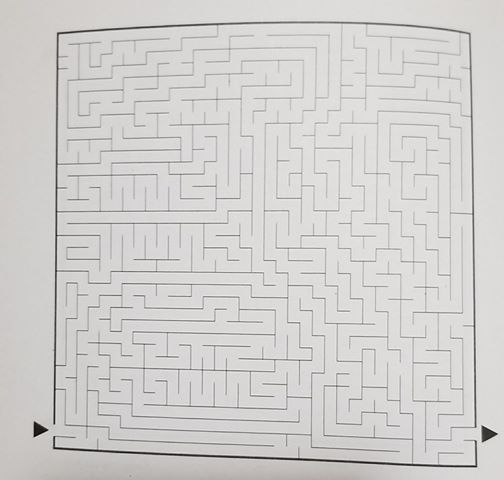
#> input picture lib/util/ImageProcessing/test2.jpg, 504 x 480 px
$ python -i preprocessing.py   (imports and definitions only)
#> lines starting #> are read from the running program, lines starting #| are printed output that depends on the picture; after the words box and inside, x2 and y2 are one past the last pixel; in counts of white or black regions, pixels touching at a corner belong together
import cv2 as cv
import numpy as np


def bin_img_preprocessing(rgbimg="test2.jpg"):
    """Gives the binary image representation of an RGB image

    Given an RGB image, do the following image processing steps:
        1) Convert to grayscale
        2) Apply a Gaussian Blurring Filter to smooth image
        3) Convert to a black/white image using Adaptive Gaussian thresholding
        4) Apply morphological operations (opening and then closing)
        5) Apply adaptive Gaussian thresholding again
    Returns a string of the binary image representation file

    Keyword arguments:
    rgbimg -- a string that represents the file of an RGB image of maze
                in JPEG, PNG, TIFF, BMP

    In the future, implement a way to manipulate the image contrast,
        brightness, and  saturation to better preserve maze walls

    """
#> called with rgbimg = 'test2.jpg'

    img = cv.imread(rgbimg,0)
#> img: shape (480, 504); min 0, max 247, mean 208.3
    blurred_img = cv.GaussianBlur(img,(5,5),0)
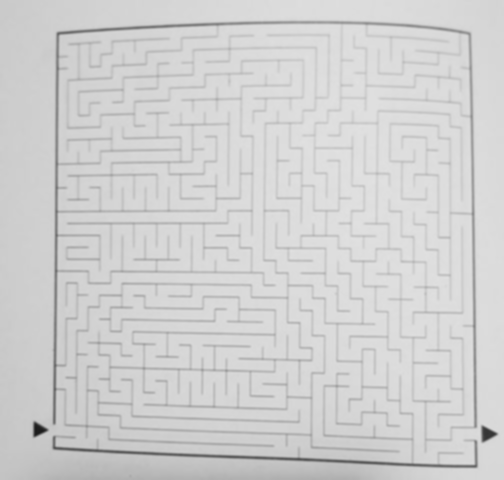
#> blurred_img: shape (480, 504); min 27, max 226, mean 208.3

    bin_img = cv.adaptiveThreshold(blurred_img,255, \
                  cv.ADAPTIVE_THRESH_GAUSSIAN_C, cv.THRESH_BINARY,11,2)
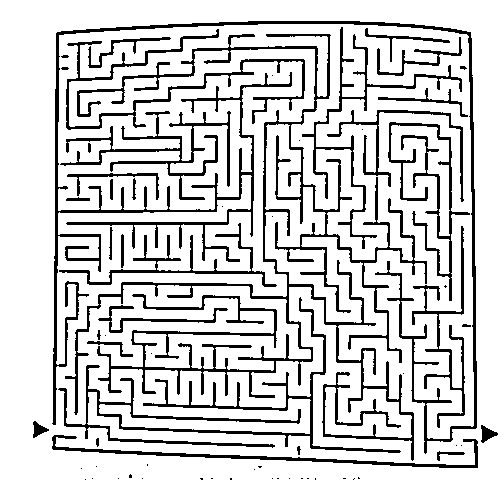
#> bin_img: shape (480, 504); 82.5% white; 67 black regions (35 under 20 px), largest, box (x1, y1, x2, y2) and area: (65, 34, 427, 461) 12697, (52, 21, 477, 454) 8538, (58, 297, 401, 453) 4086

    for i in range(1, 5):
        bin_img = cv.morphologyEx(bin_img, cv.MORPH_OPEN, \
                      cv.getStructuringElement(cv.MORPH_CROSS,(3,3)))
        bin_img = cv.morphologyEx(bin_img, cv.MORPH_CLOSE, \
                      cv.getStructuringElement(cv.MORPH_CROSS,(3,3)))
#> this loop made 4 passes
#> pass 1, in bin_img_preprocessing, `bin_img = cv.morphologyEx(bin_img, cv.MORPH_OPEN, \ cv.getStructuringE..`:
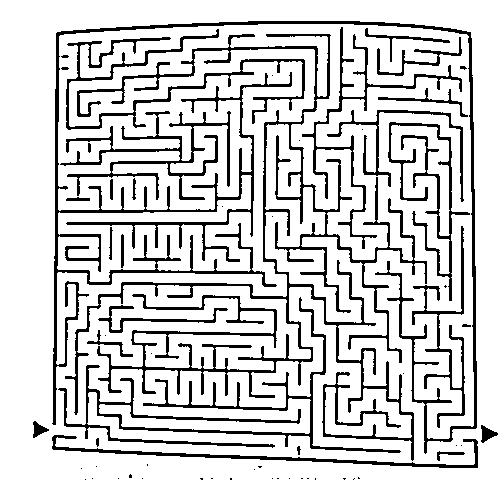
#> bin_img: shape (480, 504); 82.4% white; 63 black regions (35 under 20 px), largest, box (x1, y1, x2, y2) and area: (65, 34, 427, 461) 12804, (52, 21, 477, 454) 9949, (58, 297, 401, 453) 4106
#> pass 1, in bin_img_preprocessing, `bin_img = cv.morphologyEx(bin_img, cv.MORPH_CLOSE, \ cv.getStructuring..`:
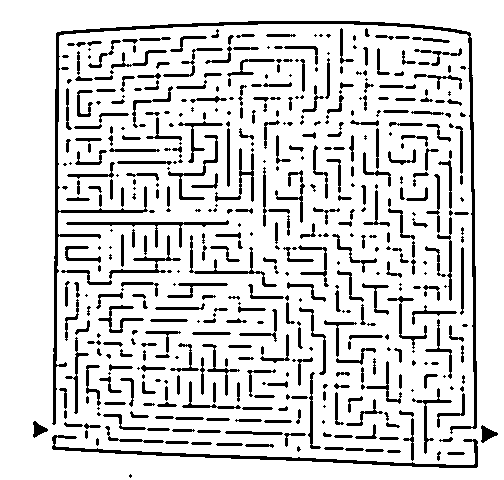
#> bin_img: shape (480, 504); 84.7% white; 490 black regions (168 under 20 px), largest, box (x1, y1, x2, y2) and area: (52, 21, 477, 434) 4371, (52, 435, 478, 468) 1585, (66, 220, 229, 248) 624

    bin_img = cv.adaptiveThreshold(bin_img,255,cv.ADAPTIVE_THRESH_GAUSSIAN_C,\
                cv.THRESH_BINARY,11,2)

    did_write = cv.imwrite("bin_img.png",bin_img)

    if (did_write):
        return "bin_img.png"


# The main function was for testing purposes
# def main():
#     bin_img_preprocessing()
#
#
# if __name__ == "__main__":
#     main()

>>> result = bin_img_preprocessing()

$ run again, with lib/util/ImageProcessing/angled.jpg copied over lib/util/ImageProcessing/test2.jpg
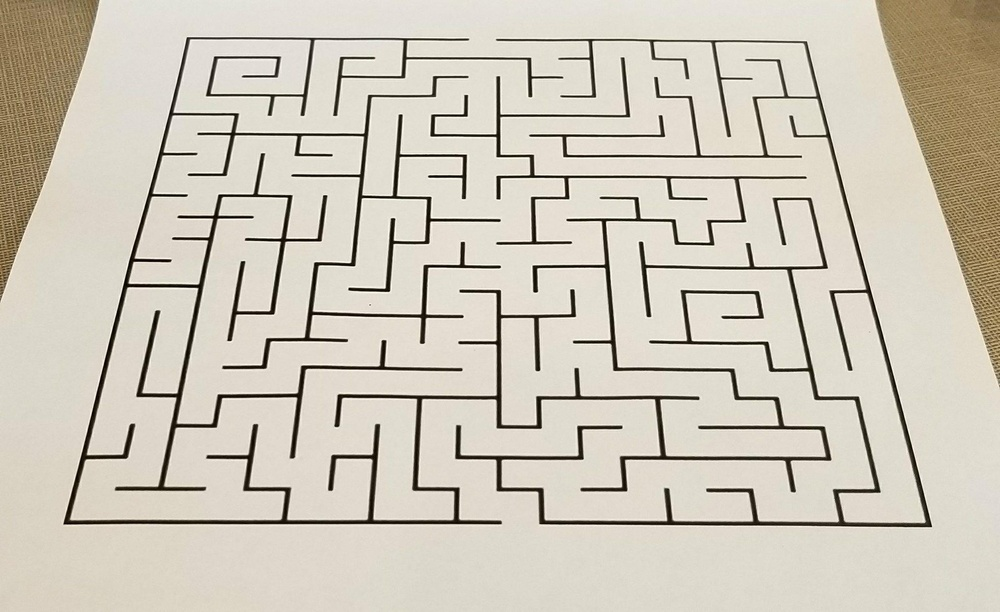
#> input picture lib/util/ImageProcessing/angled.jpg, 1000 x 612 px, shrunk from 1960 x 1199 before the run
#> in bin_img_preprocessing, `bin_img = cv.adaptiveThreshold(blurred_img,255, \ cv.ADAPTIVE_THRESH_G..`:
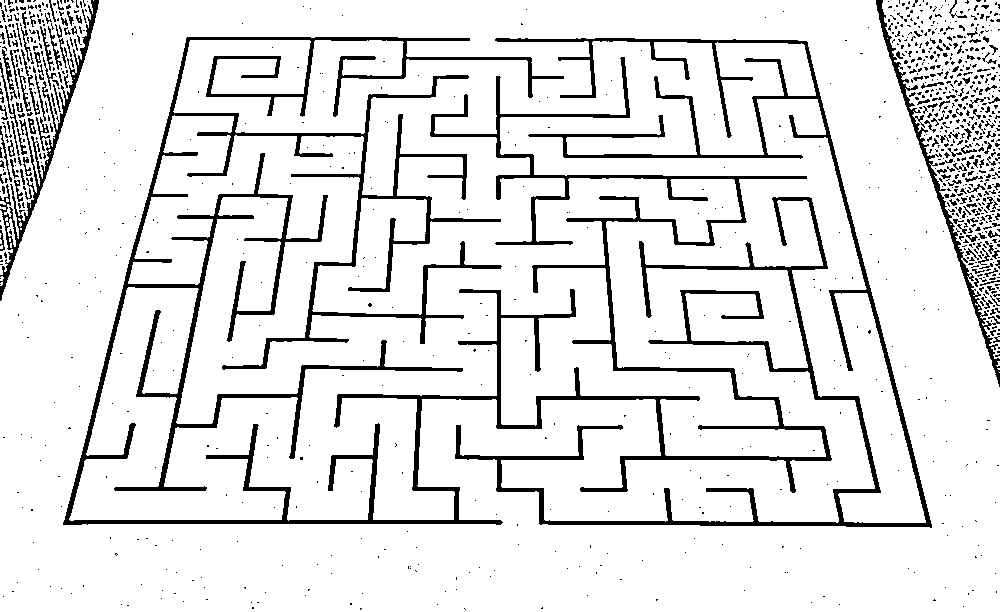
#> bin_img: shape (612, 1000); 89.1% white; 1085 black regions (942 under 20 px), largest, box (x1, y1, x2, y2) and area: (63, 37, 832, 525) 36056, (455, 38, 932, 528) 15347, (0, 0, 99, 301) 2520
#> the loop in bin_img_preprocessing, `for i in range(1, 5):` made 4 passes
#> pass 1, in bin_img_preprocessing, `bin_img = cv.morphologyEx(bin_img, cv.MORPH_CLOSE, \ cv.getStructuring..`:
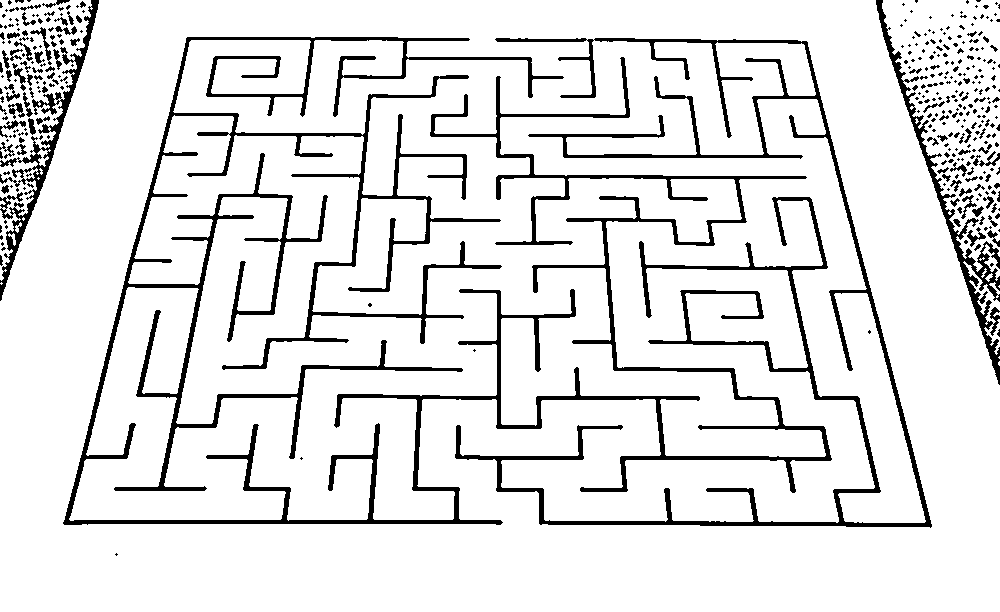
#> bin_img: shape (612, 1000); 89.3% white; 358 black regions (259 under 20 px), largest, box (x1, y1, x2, y2) and area: (63, 37, 832, 525) 36048, (455, 38, 932, 528) 15341, (876, 0, 1000, 385) 3811
